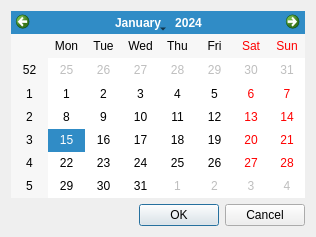
<?xml version="1.0" encoding="UTF-8"?>
<ui version="4.0">
 <class>CalendarWidget</class>
 <widget class="QWidget" name="CalendarWidget">
  <property name="geometry">
   <rect>
    <x>0</x>
    <y>0</y>
    <width>316</width>
    <height>237</height>
   </rect>
  </property>
  <property name="windowTitle">
   <string>Form</string>
  </property>
  <layout class="QGridLayout" name="gridLayout">
   <item row="0" column="0">
    <widget class="QCalendarWidget" name="CalendarWidgetSele"/>
   </item>
   <item row="1" column="0">
    <widget class="QDialogButtonBox" name="buttonBox">
     <property name="standardButtons">
      <set>QDialogButtonBox::Cancel|QDialogButtonBox::Ok</set>
     </property>
    </widget>
   </item>
  </layout>
 </widget>
 <resources/>
 <connections/>
</ui>
